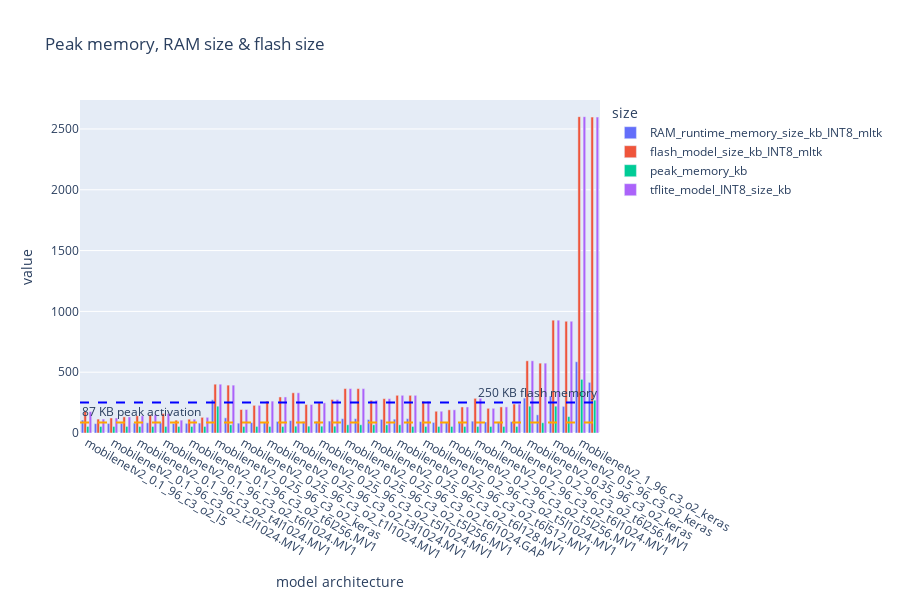

Source (notebook cell):
### Code cell
mbnv2_size_df_long = create_size_df_long(mbnv2_df)
mobilenetv2_mem_fig = memory_fig(mbnv2_size_df_long)

### Figure 1 — Plotly figure (JSON) as saved in the notebook; plotly's stock layout.template omitted (floating-point values rounded to 4 significant figures)
{"data": [{"alignmentgroup": "True", "hovertemplate": "size=RAM_runtime_memory_size_kb_INT8_mltk<br>model architecture=%{x}<br>value=%{y}<extra></extra>", "legendgroup": "RAM_runtime_memory_size_kb_INT8_mltk", "marker": {"color": "#636efa", "pattern": {"shape": ""}}, "name": "RAM_runtime_memory_size_kb_INT8_mltk", "offsetgroup": "RAM_runtime_memory_size_kb_INT8_mltk", "orientation": "v", "showlegend": true, "textposition": "auto", "type": "bar", "x": ["mobilenetv2_0.1_96_c3_o2_l5", "mobilenetv2_0.1_96_c3_o2_t1l1024.MV1", "mobilenetv2_0.1_96_c3_o2_t2l1024.MV1", "mobilenetv2_0.1_96_c3_o2_t3l1024.MV1", "mobilenetv2_0.1_96_c3_o2_t4l1024.MV1", "mobilenetv2_0.1_96_c3_o2_t5l1024.MV1", "mobilenetv2_0.1_96_c3_o2_t6l1024.MV1", "mobilenetv2_0.1_96_c3_o2_t6l128.MV1", "mobilenetv2_0.1_96_c3_o2_t6l256.MV1", "mobilenetv2_0.1_96_c3_o2_t6l512.MV1", "mobilenetv2_0.25_96_c3_o2_keras", "mobilenetv2_0.25_96_c3_o2_l5", "mobilenetv2_0.25_96_c3_o2_t1l1024.MV1", "mobilenetv2_0.25_96_c3_o2_t2l1024.MV1", "mobilenetv2_0.25_96_c3_o2_t3l1024.MV1", "mobilenetv2_0.25_96_c3_o2_t4l1024.MV1", "mobilenetv2_0.25_96_c3_o2_t5l1024.MV1", "mobilenetv2_0.25_96_c3_o2_t5l128.MV1", "mobilenetv2_0.25_96_c3_o2_t5l256.MV1", "mobilenetv2_0.25_96_c3_o2_t5l512.MV1", "mobilenetv2_0.25_96_c3_o2_t6l1024.GAP", "mobilenetv2_0.25_96_c3_o2_t6l1024.MV1", "mobilenetv2_0.25_96_c3_o2_t6l128.MV1", "mobilenetv2_0.25_96_c3_o2_t6l256.MV1", "mobilenetv2_0.25_96_c3_o2_t6l512.MV1", "mobilenetv2_0.2_96_c3_o2_l5", "mobilenetv2_0.2_96_c3_o2_t5l1024.MV1", "mobilenetv2_0.2_96_c3_o2_t5l128.MV1", "mobilenetv2_0.2_96_c3_o2_t5l256.MV1", "mobilenetv2_0.2_96_c3_o2_t5l512.MV1", "mobilenetv2_0.2_96_c3_o2_t6l1024.MV1", "mobilenetv2_0.2_96_c3_o2_t6l128.MV1", "mobilenetv2_0.2_96_c3_o2_t6l256.MV1", "mobilenetv2_0.2_96_c3_o2_t6l512.MV1", "mobilenetv2_0.35_96_c3_o2_keras", "mobilenetv2_0.35_96_c3_o2_l5", "mobilenetv2_0.5_96_c3_o2_keras", "mobilenetv2_0.5_96_c3_o2_l5", "mobilenetv2_1_96_c3_o2_keras", "mobilenetv2_1_96_c3_o2_l5"], "xaxis": "x", "y": [106.4, 76.93, 78.45, 80.43, 81.73, 83.93, 85.45, 78.45, 79.45, 81.45, 273.7, 124.8, 80.89, 85.52, 90.14, 94.77, 102.0, 95.01, 96.01, 98.01, 118.0, 117.9, 110.9, 111.9, 113.9, 118.3, 93.85, 86.85, 87.85, 89.85, 97.36, 90.36, 91.36, 93.36, 287.0, 149.5, 304.5, 219.0, 585.9, 416.5], "yaxis": "y"}, {"alignmentgroup": "True", "hovertemplate": "size=flash_model_size_kb_INT8_mltk<br>model architecture=%{x}<br>value=%{y}<extra></extra>", "legendgroup": "flash_model_size_kb_INT8_mltk", "marker": {"color": "#EF553B", "pattern": {"shape": ""}}, "name": "flash_model_size_kb_INT8_mltk", "offsetgroup": "flash_model_size_kb_INT8_mltk", "orientation": "v", "showlegend": true, "textposition": "auto", "type": "bar", "x": ["mobilenetv2_0.1_96_c3_o2_l5", "mobilenetv2_0.1_96_c3_o2_t1l1024.MV1", "mobilenetv2_0.1_96_c3_o2_t2l1024.MV1", "mobilenetv2_0.1_96_c3_o2_t3l1024.MV1", "mobilenetv2_0.1_96_c3_o2_t4l1024.MV1", "mobilenetv2_0.1_96_c3_o2_t5l1024.MV1", "mobilenetv2_0.1_96_c3_o2_t6l1024.MV1", "mobilenetv2_0.1_96_c3_o2_t6l128.MV1", "mobilenetv2_0.1_96_c3_o2_t6l256.MV1", "mobilenetv2_0.1_96_c3_o2_t6l512.MV1", "mobilenetv2_0.25_96_c3_o2_keras", "mobilenetv2_0.25_96_c3_o2_l5", "mobilenetv2_0.25_96_c3_o2_t1l1024.MV1", "mobilenetv2_0.25_96_c3_o2_t2l1024.MV1", "mobilenetv2_0.25_96_c3_o2_t3l1024.MV1", "mobilenetv2_0.25_96_c3_o2_t4l1024.MV1", "mobilenetv2_0.25_96_c3_o2_t5l1024.MV1", "mobilenetv2_0.25_96_c3_o2_t5l128.MV1", "mobilenetv2_0.25_96_c3_o2_t5l256.MV1", "mobilenetv2_0.25_96_c3_o2_t5l512.MV1", "mobilenetv2_0.25_96_c3_o2_t6l1024.GAP", "mobilenetv2_0.25_96_c3_o2_t6l1024.MV1", "mobilenetv2_0.25_96_c3_o2_t6l128.MV1", "mobilenetv2_0.25_96_c3_o2_t6l256.MV1", "mobilenetv2_0.25_96_c3_o2_t6l512.MV1", "mobilenetv2_0.2_96_c3_o2_l5", "mobilenetv2_0.2_96_c3_o2_t5l1024.MV1", "mobilenetv2_0.2_96_c3_o2_t5l128.MV1", "mobilenetv2_0.2_96_c3_o2_t5l256.MV1", "mobilenetv2_0.2_96_c3_o2_t5l512.MV1", "mobilenetv2_0.2_96_c3_o2_t6l1024.MV1", "mobilenetv2_0.2_96_c3_o2_t6l128.MV1", "mobilenetv2_0.2_96_c3_o2_t6l256.MV1", "mobilenetv2_0.2_96_c3_o2_t6l512.MV1", "mobilenetv2_0.35_96_c3_o2_keras", "mobilenetv2_0.35_96_c3_o2_l5", "mobilenetv2_0.5_96_c3_o2_keras", "mobilenetv2_0.5_96_c3_o2_l5", "mobilenetv2_1_96_c3_o2_keras", "mobilenetv2_1_96_c3_o2_l5"], "xaxis": "x", "y": [176.5, 114.6, 123.6, 132.9, 141.7, 150.9, 159.9, 105.7, 113.4, 128.9, 401.4, 393.5, 193.1, 227.5, 262.2, 296.4, 330.5, 234.3, 248.0, 275.5, 365.3, 365.0, 268.7, 282.5, 310.0, 309.6, 261.1, 178.9, 190.6, 214.1, 285.1, 202.8, 214.6, 238.1, 593.6, 574.3, 927.7, 918.8, 2601.0, 2597.0], "yaxis": "y"}, {"alignmentgroup": "True", "hovertemplate": "size=peak_memory_kb<br>model architecture=%{x}<br>value=%{y}<extra></extra>", "legendgroup": "peak_memory_kb", "marker": {"color": "#00cc96", "pattern": {"shape": ""}}, "name": "peak_memory_kb", "offsetgroup": "peak_memory_kb", "orientation": "v", "showlegend": true, "textposition": "auto", "type": "bar", "x": ["mobilenetv2_0.1_96_c3_o2_l5", "mobilenetv2_0.1_96_c3_o2_t1l1024.MV1", "mobilenetv2_0.1_96_c3_o2_t2l1024.MV1", "mobilenetv2_0.1_96_c3_o2_t3l1024.MV1", "mobilenetv2_0.1_96_c3_o2_t4l1024.MV1", "mobilenetv2_0.1_96_c3_o2_t5l1024.MV1", "mobilenetv2_0.1_96_c3_o2_t6l1024.MV1", "mobilenetv2_0.1_96_c3_o2_t6l128.MV1", "mobilenetv2_0.1_96_c3_o2_t6l256.MV1", "mobilenetv2_0.1_96_c3_o2_t6l512.MV1", "mobilenetv2_0.25_96_c3_o2_keras", "mobilenetv2_0.25_96_c3_o2_l5", "mobilenetv2_0.25_96_c3_o2_t1l1024.MV1", "mobilenetv2_0.25_96_c3_o2_t2l1024.MV1", "mobilenetv2_0.25_96_c3_o2_t3l1024.MV1", "mobilenetv2_0.25_96_c3_o2_t4l1024.MV1", "mobilenetv2_0.25_96_c3_o2_t5l1024.MV1", "mobilenetv2_0.25_96_c3_o2_t5l128.MV1", "mobilenetv2_0.25_96_c3_o2_t5l256.MV1", "mobilenetv2_0.25_96_c3_o2_t5l512.MV1", "mobilenetv2_0.25_96_c3_o2_t6l1024.GAP", "mobilenetv2_0.25_96_c3_o2_t6l1024.MV1", "mobilenetv2_0.25_96_c3_o2_t6l128.MV1", "mobilenetv2_0.25_96_c3_o2_t6l256.MV1", "mobilenetv2_0.25_96_c3_o2_t6l512.MV1", "mobilenetv2_0.2_96_c3_o2_l5", "mobilenetv2_0.2_96_c3_o2_t5l1024.MV1", "mobilenetv2_0.2_96_c3_o2_t5l128.MV1", "mobilenetv2_0.2_96_c3_o2_t5l256.MV1", "mobilenetv2_0.2_96_c3_o2_t5l512.MV1", "mobilenetv2_0.2_96_c3_o2_t6l1024.MV1", "mobilenetv2_0.2_96_c3_o2_t6l128.MV1", "mobilenetv2_0.2_96_c3_o2_t6l256.MV1", "mobilenetv2_0.2_96_c3_o2_t6l512.MV1", "mobilenetv2_0.35_96_c3_o2_keras", "mobilenetv2_0.35_96_c3_o2_l5", "mobilenetv2_0.5_96_c3_o2_keras", "mobilenetv2_0.5_96_c3_o2_l5", "mobilenetv2_1_96_c3_o2_keras", "mobilenetv2_1_96_c3_o2_l5"], "xaxis": "x", "y": [54, 54, 54, 54, 54, 54, 54, 54, 54, 54, 220.5, 67.5, 54, 54, 54, 54, 56.25, 56.25, 56.25, 56.25, 67.5, 67.5, 67.5, 67.5, 67.5, 54, 54, 54, 54, 54, 54, 54, 54, 54, 220.5, 84.38, 220.5, 135, 441.1, 270], "yaxis": "y"}, {"alignmentgroup": "True", "hovertemplate": "size=tflite_model_INT8_size_kb<br>model architecture=%{x}<br>value=%{y}<extra></extra>", "legendgroup": "tflite_model_INT8_size_kb", "marker": {"color": "#ab63fa", "pattern": {"shape": ""}}, "name": "tflite_model_INT8_size_kb", "offsetgroup": "tflite_model_INT8_size_kb", "orientation": "v", "showlegend": true, "textposition": "auto", "type": "bar", "x": ["mobilenetv2_0.1_96_c3_o2_l5", "mobilenetv2_0.1_96_c3_o2_t1l1024.MV1", "mobilenetv2_0.1_96_c3_o2_t2l1024.MV1", "mobilenetv2_0.1_96_c3_o2_t3l1024.MV1", "mobilenetv2_0.1_96_c3_o2_t4l1024.MV1", "mobilenetv2_0.1_96_c3_o2_t5l1024.MV1", "mobilenetv2_0.1_96_c3_o2_t6l1024.MV1", "mobilenetv2_0.1_96_c3_o2_t6l128.MV1", "mobilenetv2_0.1_96_c3_o2_t6l256.MV1", "mobilenetv2_0.1_96_c3_o2_t6l512.MV1", "mobilenetv2_0.25_96_c3_o2_keras", "mobilenetv2_0.25_96_c3_o2_l5", "mobilenetv2_0.25_96_c3_o2_t1l1024.MV1", "mobilenetv2_0.25_96_c3_o2_t2l1024.MV1", "mobilenetv2_0.25_96_c3_o2_t3l1024.MV1", "mobilenetv2_0.25_96_c3_o2_t4l1024.MV1", "mobilenetv2_0.25_96_c3_o2_t5l1024.MV1", "mobilenetv2_0.25_96_c3_o2_t5l128.MV1", "mobilenetv2_0.25_96_c3_o2_t5l256.MV1", "mobilenetv2_0.25_96_c3_o2_t5l512.MV1", "mobilenetv2_0.25_96_c3_o2_t6l1024.GAP", "mobilenetv2_0.25_96_c3_o2_t6l1024.MV1", "mobilenetv2_0.25_96_c3_o2_t6l128.MV1", "mobilenetv2_0.25_96_c3_o2_t6l256.MV1", "mobilenetv2_0.25_96_c3_o2_t6l512.MV1", "mobilenetv2_0.2_96_c3_o2_l5", "mobilenetv2_0.2_96_c3_o2_t5l1024.MV1", "mobilenetv2_0.2_96_c3_o2_t5l128.MV1", "mobilenetv2_0.2_96_c3_o2_t5l256.MV1", "mobilenetv2_0.2_96_c3_o2_t5l512.MV1", "mobilenetv2_0.2_96_c3_o2_t6l1024.MV1", "mobilenetv2_0.2_96_c3_o2_t6l128.MV1", "mobilenetv2_0.2_96_c3_o2_t6l256.MV1", "mobilenetv2_0.2_96_c3_o2_t6l512.MV1", "mobilenetv2_0.35_96_c3_o2_keras", "mobilenetv2_0.35_96_c3_o2_l5", "mobilenetv2_0.5_96_c3_o2_keras", "mobilenetv2_0.5_96_c3_o2_l5", "mobilenetv2_1_96_c3_o2_keras", "mobilenetv2_1_96_c3_o2_l5"], "xaxis": "x", "y": [176.5, 114.6, 123.6, 132.9, 141.7, 150.9, 159.9, 105.7, 113.4, 128.9, 401.4, 393.5, 193.1, 227.5, 262.2, 296.4, 330.5, 234.3, 248.0, 275.5, 365.3, 365.0, 268.7, 282.5, 310.0, 309.6, 261.1, 178.9, 190.6, 214.1, 285.1, 202.8, 214.6, 238.1, 593.6, 574.3, 927.7, 918.8, 2601.0, 2597.0], "yaxis": "y"}], "layout": {"annotations": [{"showarrow": false, "text": "87 KB peak activation", "x": 0, "xanchor": "left", "xref": "x domain", "y": 87, "yanchor": "bottom", "yref": "y"}, {"showarrow": false, "text": "250 KB flash memory", "x": 1, "xanchor": "right", "xref": "x domain", "y": 250, "yanchor": "bottom", "yref": "y"}], "barmode": "group", "height": 600, "legend": {"title": {"text": "size"}, "tracegroupgap": 0}, "shapes": [{"line": {"color": "orange", "dash": "dash", "width": 2}, "type": "line", "x0": 0, "x1": 1, "xref": "x domain", "y0": 87, "y1": 87, "yref": "y"}, {"line": {"color": "blue", "dash": "dash", "width": 2}, "type": "line", "x0": 0, "x1": 1, "xref": "x domain", "y0": 250, "y1": 250, "yref": "y"}], "title": {"text": "Peak memory, RAM size & flash size"}, "xaxis": {"anchor": "y", "domain": [0, 1], "title": {"text": "model architecture"}}, "yaxis": {"anchor": "x", "domain": [0, 1], "title": {"text": "value"}}}}
